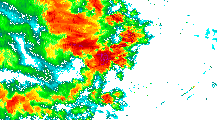
#> input picture backend/radar_image_processor/sample_data/test_image.jpg, 217 x 120 px
$ jupyter execute image_processor.ipynb
#> lines starting #> are read from the running program, lines starting #| are printed output that depends on the picture; after the words box and inside, x2 and y2 are one past the last pixel; in counts of white or black regions, pixels touching at a corner belong together
[cell 1]
import requests
from PIL import Image
from io import BytesIO
import numpy as np
from scipy.ndimage import label
import pandas as pd
import matplotlib.pyplot as plt
from skimage.color import rgb2lab

[cell 2]
# pull sample data to work with
def fetch_image(url):
    # using different combination of header seems to help with the anti scrape problem
    headers_sample = [

    {
    "User-Agent": "Mozilla/5.0 (Macintosh; Intel Mac OS X 10_15_7) AppleWebKit/605.1.15 (KHTML, like Gecko) Version/17.5 Safari/605.1.15",
    "Accept": "image/avif,image/webp,image/apng,image/*,*/*;q=0.8",
    "Accept-Language": "en-US,en;q=0.9"
    }
,
    {
    "User-Agent": "Mozilla/5.0 (iPhone; CPU iPhone OS 17_4 like Mac OS X) AppleWebKit/605.1.15 (KHTML, like Gecko) Version/17.4 Mobile/15E148 Safari/604.1",
    "Accept": "image/avif,image/webp,image/apng,image/*,*/*;q=0.8",
    "Accept-Language": "en-US,en;q=0.9"
    }
,
    {
    "User-Agent": "Mozilla/5.0 (Windows NT 10.0; Win64; x64; rv:143.0) Gecko/20100101 Firefox/143.0",
    "Accept": "image/avif,image/webp,image/apng,image/*,*/*;q=0.8",
    "Accept-Language": "en-US,en;q=0.9"
    }
,
    {
    "User-Agent": "Mozilla/5.0 (Macintosh; Intel Mac OS X 10_15_7) AppleWebKit/605.1.15 (KHTML, like Gecko) Version/17.5 Safari/605.1.15",
    }
,
    {
    "User-Agent": "Mozilla/5.0 (iPhone; CPU iPhone OS 17_4 like Mac OS X) AppleWebKit/605.1.15 (KHTML, like Gecko) Version/17.4 Mobile/15E148 Safari/604.1",
    }
,
    {
    "User-Agent": "Mozilla/5.0 (Windows NT 10.0; Win64; x64; rv:143.0) Gecko/20100101 Firefox/143.0",
    }
]

    for header in headers_sample :
        r = requests.get(url, timeout=15,headers=header) # try each header
        r.raise_for_status() # new line for downstream functionality
        return r.content

[cell 3]
ts_str = '202510091010'

url = 'https://www.nea.gov.sg/docs/default-source/rain-area/dpsri_70km_'+ts_str+'0000dBR.dpsri.png'
print(url)

# res = fetch_image(url)
# with open('sample_data/test_image.jpg','wb') as f:
#     f.write(res)

with open('sample_data/test_image.jpg','rb') as f:
    data = f.read()


image_buffer = BytesIO(data)

img = Image.open(image_buffer)
#> img is the input picture: PIL image 217x120 RGBA; mean R, G, B, A 166.5, 207.8, 143.5, 136.6
display(img)

print(img.size)
#| (217, 120)
print(type(img))
#| <class 'PIL.PngImagePlugin.PngImageFile'>

[cell 4]
# helpers
legend = [
    ((  0, 255, 255),  5.0),  # cyan
    ((  0, 200, 150), 10.0),  # aqua-green
    ((  0, 255,   0), 20.0),  # green
    ((150, 255,   0), 28.0),  # yellow-green
    ((255, 255,   0), 35.0),  # yellow
    ((255, 200,   0), 42.0),  # amber
    ((255, 150,   0), 50.0),  # orange
    ((255, 100,   0), 58.0),  # red-orange
    ((255,   0,   0), 65.0),  # red
    ((255,   0, 255), 70.0),  # magenta/purple
]

def rgb_to_dbz(img, use_lab=True, snap_tol=8.0, alpha_min=10):
    rgba = np.array(img.convert('RGBA'), dtype=np.uint8)
    rgb  = rgba[..., :3]
    alpha = rgba[..., 3]
    H, W = rgb.shape[:2]

    # Legend arrays
    legend_rgb = np.array([c for c, _ in legend], dtype=np.float32)     # (K,3)
    legend_dbz = np.array([z for _, z in legend], dtype=np.float32)     # (K,)
    K = legend_rgb.shape[0]

    # Prepare working color arrays
    flat_rgb = rgb.reshape(-1, 3).astype(np.float32)                    # (N,3)

    if use_lab:
        # Convert both to Lab in [0,1] input range
        legend_lab = rgb2lab(legend_rgb[None, ...] / 255.0)[0]          # (K,3)
        flat_lab   = rgb2lab(flat_rgb[None, ...]   / 255.0)[0]          # (N,3)
        # Distances in Lab (DeltaE ~ Euclidean here)
        d = np.sqrt(np.sum((flat_lab[:, None, :] - legend_lab[None, :, :])**2, axis=2), dtype=np.float32)  # (N,K)
    else:
        # Euclidean in RGB
        d = np.sqrt(np.sum((flat_rgb[:, None, :] - legend_rgb[None, :, :])**2, axis=2), dtype=np.float32)  # (N,K)

    # Nearest two legend bins
    nearest_two = np.argsort(d, axis=1)[:, :2]  # (N,2)
    i0 = nearest_two[:, 0]                      # nearest index
    i1 = nearest_two[:, 1]                      # second nearest

    d0 = d[np.arange(d.shape[0]), i0]
    d1 = d[np.arange(d.shape[0]), i1]
    z0 = legend_dbz[i0]
    z1 = legend_dbz[i1]

    # Output array
    dbz_flat = np.zeros(d.shape[0], dtype=np.float32)

    # 1) SNAP within tolerance to exact bin (handles anti-aliased purple)
    snap_mask = (d0 <= float(snap_tol))
    dbz_flat[snap_mask] = z0[snap_mask]

    # 2) Else, blend by inverse distance between the two closest bins
    rem = ~snap_mask
    eps = 1e-6
    w0 = 1.0 / np.maximum(d0[rem], eps)
    w1 = 1.0 / np.maximum(d1[rem], eps)
    num = w0 * z0[rem] + w1 * z1[rem]
    den = w0 + w1
    dbz_flat[rem] = num / np.maximum(den, eps)

    # Reshape
    dbz_grid = dbz_flat.reshape(H, W)

    # Optional alpha gating: drop true background
    if alpha_min is not None:
        mask = (alpha > alpha_min)
        dbz_grid[~mask] = 0.0

    # Return integers
    return np.rint(dbz_grid).astype(np.int32)

def binary_storm_mask(dbz_grid,threshold_dbz) :
    mask = (dbz_grid >= threshold_dbz).astype(np.uint8)
    return mask

def filter_by_area(storm_mask
                   ,dbz_grid
                   ,min_area_px):

    # identifying connected components
    structure = np.ones((3, 3), dtype=int)
    labels_raw, n_raw = label(storm_mask.astype(np.uint8), structure=structure)

    # checking for each component
    keep = np.zeros_like(labels_raw, dtype=bool)
    for lab in range(1, n_raw + 1):
        comp = (labels_raw == lab) # masks only the current storm to 1, else is 0
        area = int(comp.sum())
        if area < min_area_px: # must be big enoogh
            continue
        peak = float(dbz_grid[comp].max()) if area > 0 else -np.inf
        keep |= comp

    # relabelled only filtered
    labels_kept, n_kept = label(keep.astype(np.uint8), structure=structure)

    # for each possible storm find area, peak, centriod (geometric center relative to storm) and anchor pixel closest pair to the storm centriod just round off
    records = []
    for new_id in range(1, n_kept + 1):
        comp = (labels_kept == new_id) # binary mask

        # area
        area_px = int(comp.sum()) # sum of array

        # peak & anchor pixel
        values = dbz_grid[comp] # pull reflectivity numbers for this storm
        peak_dbz = float(values.max()) if area_px > 0 else float("-inf") # find peak dbz in the storm, -inf is safety net
        ys, xs = np.where(comp) # return every pixel coordinate in the storm
        # print(ys)
        # print(xs)

        # centroid (geometric center) — floats
        centroid_y = float(ys.mean()) if area_px > 0 else np.nan
        centroid_x = float(xs.mean()) if area_px > 0 else np.nan

        records.append({
            "new_id": new_id,
            "area_px": area_px,
            "peak_dbz": round(peak_dbz, 2),
            "anchor_y": round(centroid_y,0), # just round to near whole number, for down stream processing
            "anchor_x": round(centroid_x,0),
            "centroid_y": round(centroid_y, 2),
            "centroid_x": round(centroid_x, 2),
        })

    storm_df = pd.DataFrame.from_records(
        records,
        columns=["new_id", "area_px", "peak_dbz", "anchor_y", "anchor_x", "centroid_y", "centroid_x"]
    )

    return labels_kept, storm_df

[cell 5]
def image_to_possible_storm(
    data
    ,dbz_threshold
    ,min_area_threshold
) :

    image_buffer = BytesIO(data)
    img = Image.open(image_buffer)

    # convert from image bytedata -> RGB channel data -> map RGB values by distance to dBz
    dbz_per_pixel = rgb_to_dbz(img)

    # filter on a fixed threshold
    dbz_above_threshold = binary_storm_mask(dbz_per_pixel,dbz_threshold)

    # from binary storm mask , identify connected components and filter again on minimum storm area
    possible_storm_grid , possible_storm_df = filter_by_area(dbz_above_threshold,dbz_per_pixel,min_area_threshold)

    return possible_storm_grid, possible_storm_df

[cell 6]
a,b = image_to_possible_storm(data,50,80)
#> in rgb_to_dbz, `alpha = rgba[..., 3]`:
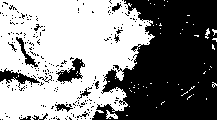
#> alpha: shape (120, 217); 53.6% white; 236 black regions (221 under 20 px), largest, box (x1, y1, x2, y2) and area: (92, 0, 217, 120) 10491, (56, 58, 85, 84) 316, (0, 68, 40, 88) 287
#> in rgb_to_dbz, `nearest_two = np.argsort(d, axis=1)[:, :2]`: nearest_two = 26040 pairs, first value 0 to 9, second value 0 to 8
#> in image_to_possible_storm, `dbz_per_pixel = rgb_to_dbz(img)`:
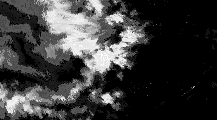
#> dbz_per_pixel: shape (120, 217) int32; min 0, max 69, mean 15.6; drawn with min black and max white
#> in binary_storm_mask, `mask = (dbz_grid >= threshold_dbz).astype(np.uint8)`:
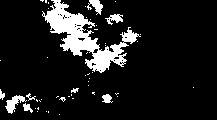
#> mask: shape (120, 217); values 0 (black) and 1 (white), 11.4% white; 50 white regions (41 under 20 px), largest, box (x1, y1, x2, y2) and area: (42, 0, 141, 73) 2276, (5, 95, 27, 114) 178, (87, 0, 103, 15) 126
#> in filter_by_area, `labels_raw, n_raw = label(storm_mask.astype(np.uint8), structure=struc..`:
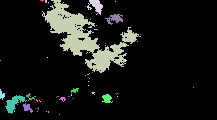
#> labels_raw: shape (120, 217) int32; 51 distinct labels, from 0 to 50; one colour per label, 0 black
#> in filter_by_area, `labels_raw, n_raw = label(storm_mask.astype(np.uint8), structure=struc..`: n_raw = 50
#> the loop in filter_by_area, `for lab in range(1, n_raw + 1):` made 50 passes
#> area on passes 28, 29, 31, 34, 44: 25, 32, 28, 67, 53
#> (area, peak) on passes 3, 4, 9, 35: (2276, 69), (126, 65), (101, 65), (178, 65)
#> pass 1, in filter_by_area, `comp = (labels_raw == lab)`:
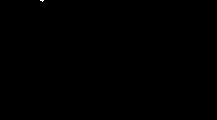
#> comp: shape (120, 217) bool; 0.02% white in thin lines or dots, all inside (x1, y1, x2, y2) = (40, 0, 44, 2)
#> after the loop in filter_by_area, `for lab in range(1, n_raw + 1):`:
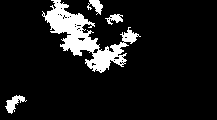
#> keep: shape (120, 217) bool; 10.3% white; 4 white regions, box (x1, y1, x2, y2) and area: (42, 0, 141, 73) 2276, (5, 95, 27, 114) 178, (87, 0, 103, 15) 126, (105, 14, 123, 25) 101
#> in filter_by_area, `labels_kept, n_kept = label(keep.astype(np.uint8), structure=structure)`:
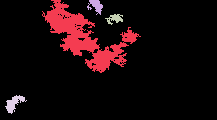
#> labels_kept: shape (120, 217) int32; 5 distinct labels, from 0 to 4; one colour per label, 0 black
#> in filter_by_area, `labels_kept, n_kept = label(keep.astype(np.uint8), structure=structure)`: n_kept = 4
#> the loop in filter_by_area, `for new_id in range(1, n_kept + 1):` made 4 passes
#> (area_px, peak_dbz, centroid_y, centroid_x) on passes 1 to 4: (2276, 69, 37.4, 84.92), (126, 65, 5.52, 95.52), (101, 65, 18.27, 114.5), (178, 65, 102.8, 13.6)
#> pass 2, in filter_by_area, `comp = (labels_kept == new_id)`:
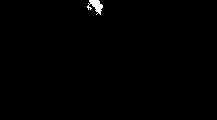
#> comp: shape (120, 217) bool; 0.48% white; 1 white region, box (x1, y1, x2, y2) and area: (87, 0, 103, 15) 126
#> pass 3, in filter_by_area, `comp = (labels_kept == new_id)`:
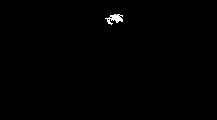
#> comp: shape (120, 217) bool; 0.39% white; 1 white region, box (x1, y1, x2, y2) and area: (105, 14, 123, 25) 101
#> after the loop in filter_by_area, `for new_id in range(1, n_kept + 1):`:
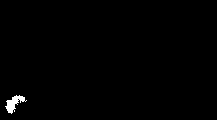
#> comp: shape (120, 217) bool; 0.68% white; 1 white region, box (x1, y1, x2, y2) and area: (5, 95, 27, 114) 178
#> after the loop in filter_by_area, `for new_id in range(1, n_kept + 1):`: records = 4 items
#> in filter_by_area, `storm_df = pd.DataFrame.from_records( records, columns=["new_id", "are..`: storm_df = table of 4 rows and 7 columns
#> b = table of 4 rows and 7 columns
b
#> Out = table of 4 rows and 7 columns
